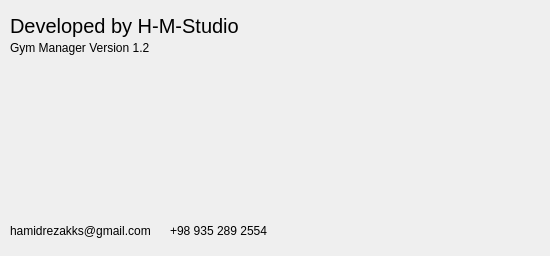
<?xml version="1.0" encoding="UTF-8"?>
<ui version="4.0">
 <class>about</class>
 <widget class="QDialog" name="about">
  <property name="geometry">
   <rect>
    <x>0</x>
    <y>0</y>
    <width>550</width>
    <height>256</height>
   </rect>
  </property>
  <property name="minimumSize">
   <size>
    <width>550</width>
    <height>256</height>
   </size>
  </property>
  <property name="maximumSize">
   <size>
    <width>550</width>
    <height>256</height>
   </size>
  </property>
  <property name="windowTitle">
   <string>Dialog</string>
  </property>
  <widget class="QLabel" name="label">
   <property name="geometry">
    <rect>
     <x>10</x>
     <y>10</y>
     <width>281</width>
     <height>31</height>
    </rect>
   </property>
   <property name="font">
    <font>
     <pointsize>15</pointsize>
    </font>
   </property>
   <property name="text">
    <string>Developed by H-M-Studio</string>
   </property>
  </widget>
  <widget class="QLabel" name="label_4">
   <property name="geometry">
    <rect>
     <x>170</x>
     <y>220</y>
     <width>211</width>
     <height>21</height>
    </rect>
   </property>
   <property name="sizePolicy">
    <sizepolicy hsizetype="Fixed" vsizetype="Fixed">
     <horstretch>0</horstretch>
     <verstretch>0</verstretch>
    </sizepolicy>
   </property>
   <property name="text">
    <string>+98 935 289 2554</string>
   </property>
  </widget>
  <widget class="QLabel" name="label_5">
   <property name="geometry">
    <rect>
     <x>10</x>
     <y>220</y>
     <width>211</width>
     <height>21</height>
    </rect>
   </property>
   <property name="text">
    <string>hamidrezakks@gmail.com</string>
   </property>
  </widget>
  <widget class="QLabel" name="label_2">
   <property name="geometry">
    <rect>
     <x>10</x>
     <y>40</y>
     <width>241</width>
     <height>16</height>
    </rect>
   </property>
   <property name="text">
    <string>Gym Manager Version 1.2</string>
   </property>
  </widget>
  <widget class="QLabel" name="label_3">
   <property name="geometry">
    <rect>
     <x>310</x>
     <y>0</y>
     <width>241</width>
     <height>241</height>
    </rect>
   </property>
   <property name="text">
    <string/>
   </property>
  </widget>
 </widget>
 <resources/>
 <connections/>
</ui>
